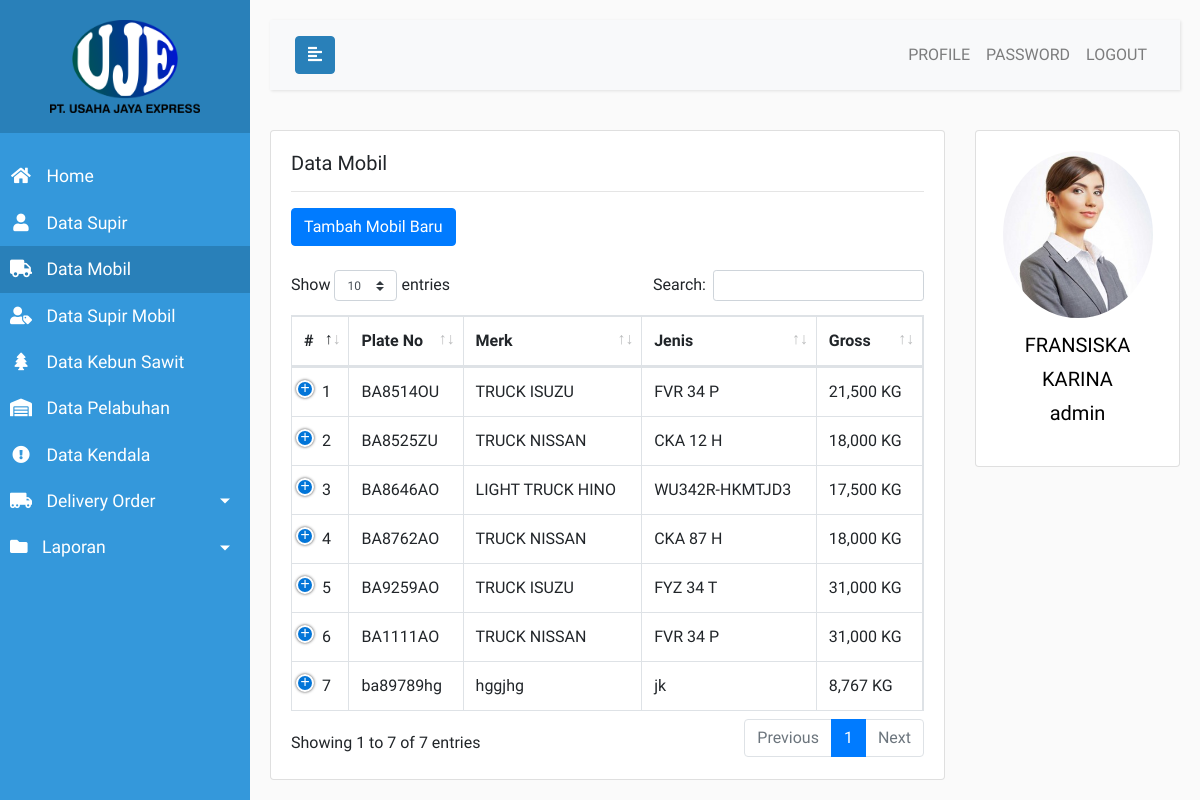
/admin.php?page=mobil (signed in), run on the app's committed database.
### tables this page shows
CREATE TABLE `tb_mobil` (
  `id` int(11) NOT NULL AUTO_INCREMENT,
  `plate` varchar(10) NOT NULL,
  `merk` varchar(100) NOT NULL,
  `jenis` varchar(100) NOT NULL,
  `gross` int(11) NOT NULL,
  `foto` varchar(100) NOT NULL,
  PRIMARY KEY (`id`)
);

CREATE TABLE `tb_user` (
  `id` int(11) NOT NULL AUTO_INCREMENT,
  `username` varchar(20) NOT NULL,
  `password` varchar(100) NOT NULL,
  `hak_akses` enum('admin','pimpinan') NOT NULL,
  `status` tinyint(4) NOT NULL DEFAULT '1',
  `nama` varchar(100) NOT NULL,
  `jenis_kelamin` enum('pria','wanita') NOT NULL,
  `tempat_lahir` varchar(50) NOT NULL,
  `tanggal_lahir` date NOT NULL,
  `alamat` text NOT NULL,
  `telepon` varchar(13) NOT NULL,
  `foto` varchar(100) NOT NULL,
  PRIMARY KEY (`id`)
);

### app/app.php (called while the page is built, shortened)
<?php
	function koneksi() {
		$host = 'localhost';
		$user = 'root';
		$pass = '';
		$db = 'pt-uje-db';
		$conn = mysqli_connect($host, $user, $pass, $db);
		return $conn;
	}
	function sanitizeThis($string) {
		$conn = koneksi();
		$output1 = mysqli_real_escape_string($conn, $string);
		$output2 = strip_tags($output1);
		return htmlspecialchars($output2);
	}
	function getProfile() {
		$conn = koneksi();
		$uid = $_SESSION['uid'];
		$query = "SELECT * FROM tb_user WHERE id = '$uid'";
		$process = mysqli_query($conn, $query);
		$data = mysqli_fetch_assoc($process);
		return $data;
	}
?>

### views/admin/mobil/kelola-mobil.php (the view, shortened to what this page needs)
<div class="row">
	<div class="col-md-9">
		<div class="card">
			<div class="card-body">
				<h5 class="card-title">Data Mobil</h5><hr>
				<?php if ($hak_akses == 'admin'): ?>
					<button type="button" class="btn btn-primary" id="btn-tambah-mobil">Tambah Mobil Baru</button><br><br>
				<?php endif ?>
				<table id="table-data-mobil" class="table table-bordered display responsive nowrap" style="width:100%">
					<thead>
						<tr>
							<th>#</th>
							<th>Plate No</th>
							<th>Merk</th>
							<th>Jenis</th>
							<th>Gross</th>
						</tr>
					</thead>
					<tbody>
						<?php
							$list_data = [];
							$query = "SELECT * FROM tb_mobil";
							$process = mysqli_query($conn, $query);
							while($row = mysqli_fetch_array($process)) {
								$list_data[] = $row;
							}
							foreach ($list_data as $key => $value) {
						?>
							<tr>
								<td><?php echo $key+1 ?></td>
								<td><?php echo $value['plate'] ?></td>
								<td><?php echo $value['merk'] ?></td>
								<td><?php echo $value['jenis'] ?></td>
								<td><?php echo number_format($value['gross']) ?> KG</td>
							</tr>
						<?php
							}
						?>
					</tbody>
				</table>
			</div>
		</div>
	</div>
	<div class="col-md-3">
		<?php include 'views/partials/rightbar.php'; ?>
	</div>
</div>

### views/partials/rightbar.php
<div class="card">
	<div class="card-body text-center">
		<img src="/assets/img/profil/<?php echo getProfile()['foto'] ?>" width="150px" class="rounded-circle">
		<p class="profile-name"><?php echo strtoupper(getProfile()['nama']).'<br>'.strtolower($_SESSION['akses']) ?></p>
	</div>
</div>

### assets/css/app.css (style rules this page uses)
body { font-family: 'Ubuntu', sans-serif; background: #fafafa; }
p { font-family: 'Ubuntu', sans-serif; font-size: 1.1em; font-weight: 300; line-height: 1.7em; color: #999; }
.profile-name { padding-top: 10px; font-size: 20px; color: #000; }

### data on the page
tb_mobil: plate "BA8514OU", merk "TRUCK ISUZU", jenis "FVR 34 P", gross "21,500"
tb_mobil: plate "BA8525ZU", merk "TRUCK NISSAN", jenis "CKA 12 H", gross "18,000"
tb_mobil: plate "BA8646AO", merk "LIGHT TRUCK HINO", jenis "WU342R-HKMTJD3", gross "17,500"
tb_mobil: plate "BA8762AO", merk "TRUCK NISSAN", jenis "CKA 87 H", gross "18,000"
tb_mobil: plate "BA9259AO", merk "TRUCK ISUZU", jenis "FYZ 34 T", gross "31,000"
tb_mobil: plate "BA1111AO", merk "TRUCK NISSAN", jenis "FVR 34 P", gross "31,000"
tb_mobil: plate "ba89789hg", merk "hggjhg", jenis "jk", gross "8,767"
tb_user: foto (picture), nama "FRANSISKA KARINA"

### other printed values
$_SESSION['akses'] "admin"
